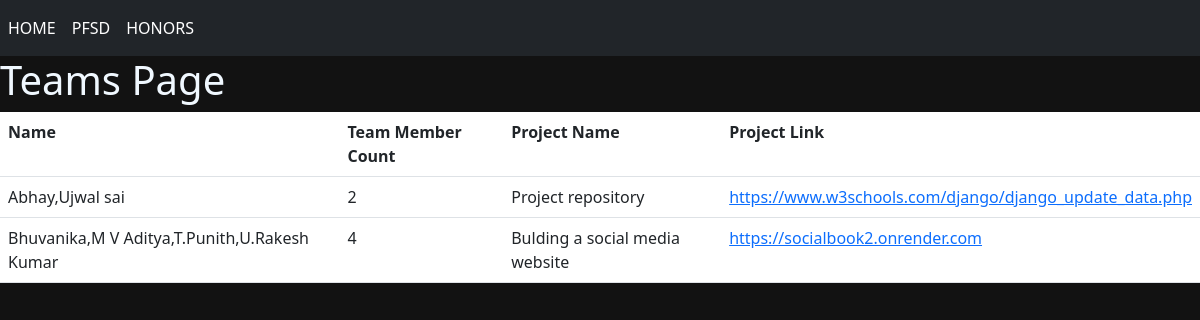
The app's page /honors with its own data.
### website/models.py (models this page shows, shortened)
class Team(models.Model):
    team_id = models.AutoField(primary_key=True, unique=True)
    team_member_count = models.PositiveIntegerField()
    team_member_names = models.JSONField(blank=True, null=True)
    name = models.CharField(max_length=255)
    project_name = models.CharField(max_length=255)
    project_link = models.URLField(max_length=200)

### website/views.py (the view)
# urls.py: path('honors',views.honors, name = 'honors'),
def honors(request):
    teams = Team.objects.all()
    context = {
        'teams': teams,
    }
    return render(request, 'honors.html', context)

### templates/honors.html
{% extends 'base.html' %}
{% block content %}
<h1 style="color: aliceblue;">Teams Page</h1>
<table class="table" style="color: aliceblue;">
    <tr>
        <th> Name </th>
        <th>Team Member Count</th>
        <th>Project Name</th>
        <th>Project Link</th>
    </tr>
    {% for team in teams %}
    <tr>
        <td> {{ team.name }} </td>
        <td>{{ team.team_member_count }}</td>
        <td>{{ team.project_name }}</td>
        <td><a href="{{ team.project_link }}">{{ team.project_link }}</a></td>
    </tr>
    {% endfor %}
</table>
{% endblock %}

### templates/base.html (shortened to what this page needs)
{% load static %}
<!DOCTYPE html>
<html lang="en">
<head>
    <link rel="stylesheet" type="text/css" href="{% static 'styles.css' %}">
 <link href="https://cdn.jsdelivr.net/npm/bootstrap@5.3.0-alpha1/dist/css/bootstrap.min.css"  rel="stylesheet">
</head>
  <body style="background-color: #121212;">
{% include 'navbar.html' %}
{% block content %}
{% endblock %}
</body>
</html>

### templates/navbar.html (shortened to what this page needs)
{% load static %}
<nav class="navbar navbar-expand-lg navbar-dark bg-dark">
    <div class="collapse navbar-collapse" id="navbarNavAltMarkup">
      <div class="navbar-nav">
        <a class="nav-item nav-link active" href="{% url 'home' %}">HOME</a>
        <a class="nav-item nav-link active" href="{% url 'pfsd' %}">PFSD</a>
        <a class="nav-item nav-link active" href="{% url 'honors' %}">HONORS</a>
      </div>
    </div>
  </nav>

### static/styles.css (style rules this page uses)
body { background-color: #121212; color: green; }

### records on screen
Team: name "Abhay,Ujwal sai", team_member_count "2", project_name "Project repository", project_link "https://www.w3schools.com/django/django_update_data.php"
Team: name "Bhuvanika,M V Aditya,T.Punith,U.Rakesh Kumar", team_member_count "4", project_name "Bulding a social media website", project_link "https://socialbook2.onrender.com"
